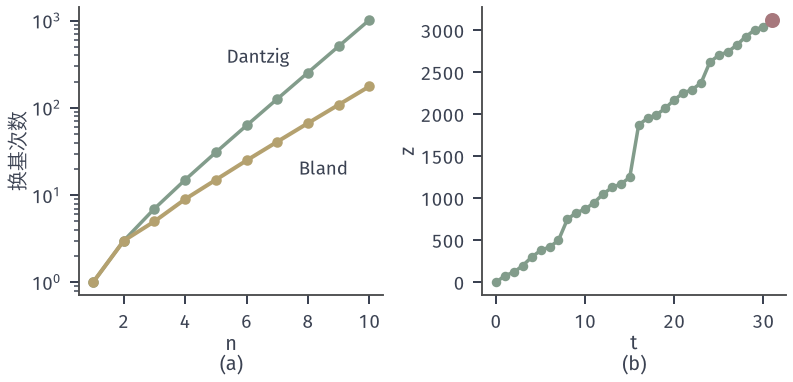

This figure's Python source:
from pathlib import Path
import sys
sys.path.insert(0, str(Path(__file__).resolve().parents[1]/"simplex-common"))
from lp_plot import *

from simplex_core import simplex,klee_minty
Ns=range(1,11);D=[];B_=[]
for n in Ns:
    a,b,c,B=klee_minty(n)
    st,tr,_=simplex(a,b,c,B,max_rounds=2**n+2);D.append(len(tr)-1)
    st2,tr2,_=simplex(a,b,c,B,'bland',max_rounds=2**n+2);B_.append(len(tr2)-1)
a,b,c,B=klee_minty(5);st,tr,_=simplex(a,b,c,B,max_rounds=40)
fig,axs=figure(width_mm=112,height_mm=54,ncols=2)
ax=axs[0];ax.semilogy(list(Ns),D,'-o',color=GREEN,lw=1.4,ms=3.2);ax.semilogy(list(Ns),B_,'-o',color=YELLOW,lw=1.6,ms=3.2)
ax.text(7.4,D[6]*2.6,'Dantzig',fontsize=7.5,color=INK,ha='right');ax.text(7.7,B_[6]*.42,'Bland',fontsize=7.5,color=INK)
ax.set_xticks(range(2,11,2));ax.set_xlabel('$n$\n(a)',labelpad=1);ax.set_ylabel('换基次数',labelpad=1)
ax=axs[1];z=[-float(t['f']) for t in tr];ax.plot(range(len(z)),z,'-o',color=GREEN,lw=1.4,ms=2.8);opt_point(ax,(len(z)-1,z[-1]))
ax.set_xlabel('$t$\n(b)',labelpad=1);ax.set_ylabel('$z$',labelpad=1);ax.set_xticks(range(0,32,10))
save(fig,Path(__file__).resolve().parent,'figure',{'n':list(Ns),'dantzig':D,'bland':B_})
print(D,B_)
